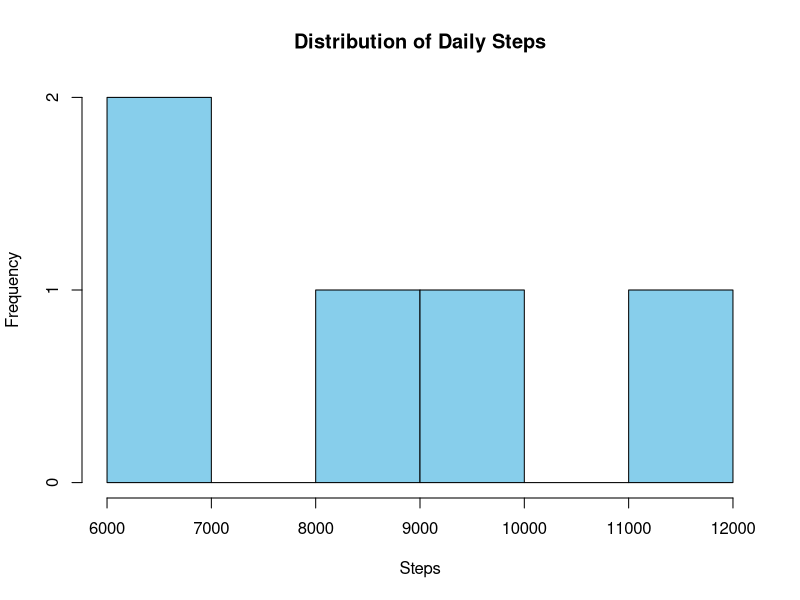
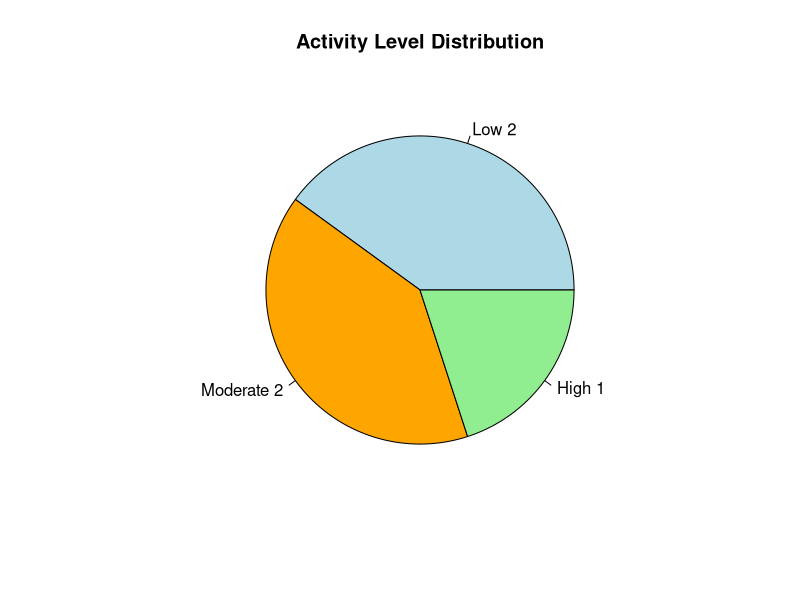
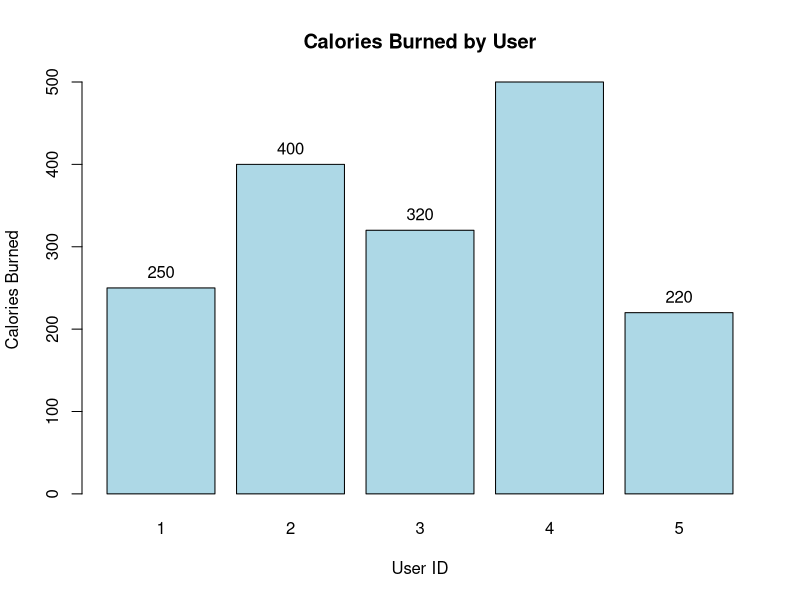
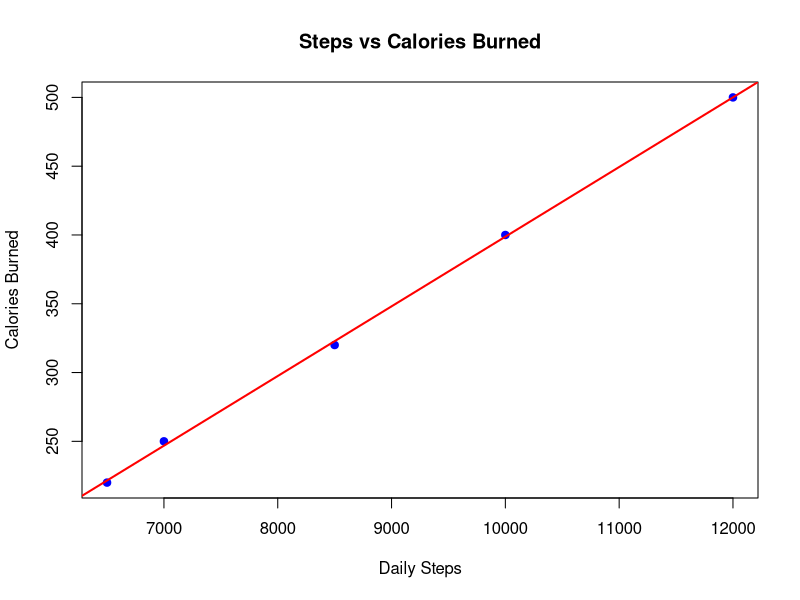

Here is the R script that generated these plots, in order:
setwd("E:/Development/College/Data-Handling-and-Visualization/Experiments/Exp-25-Fitness-Tracker-Analysis")

data <- read.csv("Daily_Fitness_Activity.csv")

# Q1. Histogram of Daily Steps
hist(data$Steps,
     col = "skyblue",
     main = "Distribution of Daily Steps",
     xlab = "Steps",
     ylab = "Frequency")

# Q2. Pie Chart of Activity Level Categories
activity_level <- cut(data$Steps,
                      breaks = c(0, 7500, 10000, Inf),
                      labels = c("Low", "Moderate", "High"))

activity_count <- table(activity_level)

pie(activity_count,
    main = "Activity Level Distribution",
    labels = paste(names(activity_count), activity_count),
    col = c("lightblue", "orange", "lightgreen"))

# Q3. Bar Chart of Calories Burned by User
bar <- barplot(data$Calories_Burned,
               names.arg = data$User_ID,
               col = "lightblue",
               main = "Calories Burned by User",
               xlab = "User ID",
               ylab = "Calories Burned")

text(bar,
     data$Calories_Burned,
     labels = data$Calories_Burned,
     pos = 3)

# Q4. Scatter Plot of Steps vs Calories Burned
plot(data$Steps,
     data$Calories_Burned,
     pch = 19,
     col = "blue",
     main = "Steps vs Calories Burned",
     xlab = "Daily Steps",
     ylab = "Calories Burned")

abline(lm(Calories_Burned ~ Steps,
          data = data),
       col = "red",
       lwd = 2)

# Display dataset
print(data)
